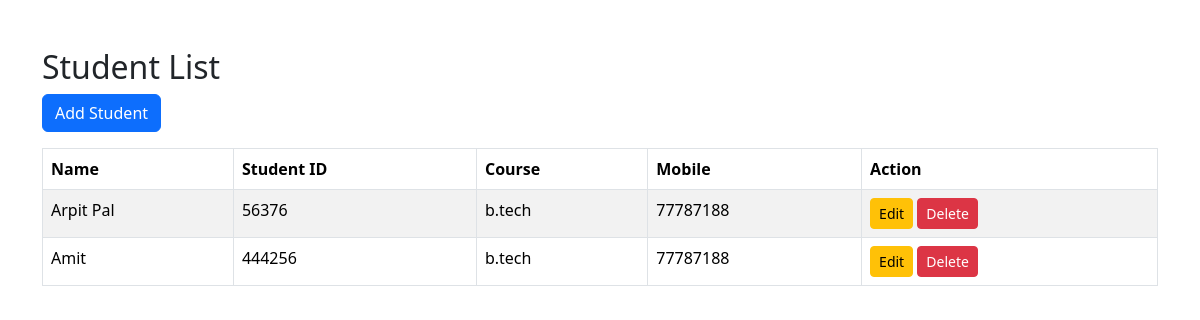
Page /students/ (signed in) on the earlier database version.
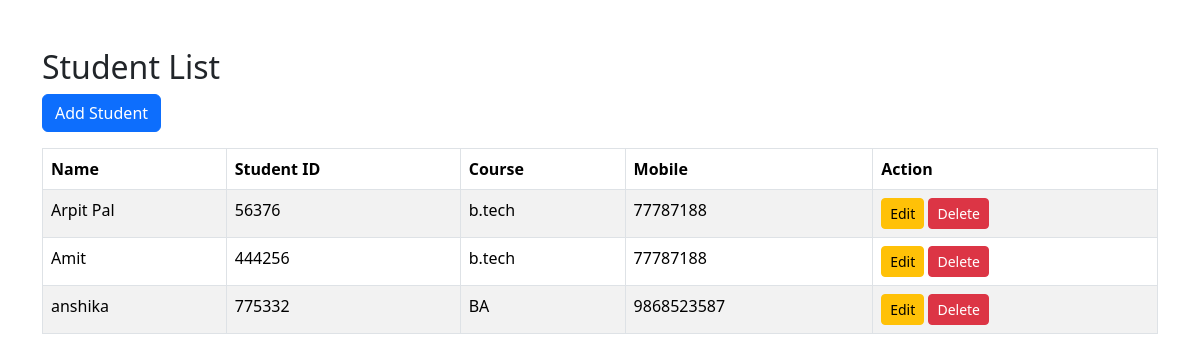
Same page on the later database version.
### library/models.py (models this page shows, shortened)
class Student(models.Model):
    name = models.CharField(max_length=100)
    student_id = models.CharField(max_length=20, unique=True)
    course = models.CharField(max_length=100)
    mobile = models.CharField(max_length=15)

### library/views.py (the view)
# urls.py: path('students/', views.student_list, name='student_list'),
@login_required
def student_list(request):
    students = Student.objects.all()
    return render(request, 'library/students/student_list.html', {'students': students})

### library/templates/library/Students/student_list.html (shortened to what this page needs)
<!DOCTYPE html>
<html>
<head>
    <link href="https://cdn.jsdelivr.net/npm/bootstrap@5.3.3/dist/css/bootstrap.min.css" rel="stylesheet">
</head>
<body>
<div class="container mt-5">
    <h2>Student List</h2>
    <a href="{% url 'add_student' %}" class="btn btn-primary mb-3">
        Add Student
    </a>
    <table class="table table-bordered table-striped">
        <thead>
        <tr>
            <th>Name</th>
            <th>Student ID</th>
            <th>Course</th>
            <th>Mobile</th>
            <th>Action</th>
        </tr>
        </thead>
        <tbody>
        {% for student in students %}
        <tr>
            <td>{{ student.name }}</td>
            <td>{{ student.student_id }}</td>
            <td>{{ student.course }}</td>
            <td>{{ student.mobile }}</td>
            <td>
                <a href="{% url 'edit_student' student.id %}" class="btn btn-warning btn-sm">
                    Edit
                </a>
                <a href="{% url 'delete_student' student.id %}"
                   class="btn btn-danger btn-sm"
                   onclick="return confirm('Delete this student?')">
                    Delete
                </a>
            </td>
        </tr>
        {% empty %}
        <tr>
            <td colspan="5" class="text-center">
                No Students Found
            </td>
        </tr>
        {% endfor %}
        </tbody>
    </table>
</div>
</body>
</html>

Differences in the rows shown:
added Student: name "anshika", student_id "775332", course "BA", mobile "9868523587"
